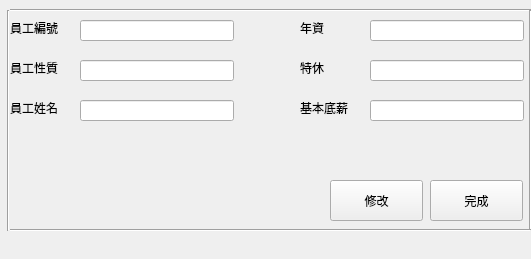
   <widget class="QWidget" name="Basic_set" native="true">
    <property name="geometry">
     <rect>
      <x>10</x>
      <y>540</y>
      <width>531</width>
      <height>259</height>
     </rect>
    </property>
    <widget class="QLineEdit" name="spectialdayoff">
     <property name="geometry">
      <rect>
       <x>370</x>
       <y>60</y>
       <width>154</width>
       <height>21</height>
      </rect>
     </property>
     <property name="text">
      <string/>
     </property>
    </widget>
    <widget class="QLineEdit" name="ename">
     <property name="geometry">
      <rect>
       <x>80</x>
       <y>100</y>
       <width>154</width>
       <height>21</height>
      </rect>
     </property>
     <property name="text">
      <string/>
     </property>
    </widget>
    <widget class="QLabel" name="label">
     <property name="geometry">
      <rect>
       <x>10</x>
       <y>20</y>
       <width>58</width>
       <height>16</height>
      </rect>
     </property>
     <property name="text">
      <string>員工編號</string>
     </property>
    </widget>
    <widget class="QLabel" name="label_2">
     <property name="geometry">
      <rect>
       <x>300</x>
       <y>20</y>
       <width>58</width>
       <height>16</height>
      </rect>
     </property>
     <property name="text">
      <string>年資</string>
     </property>
    </widget>
    <widget class="QLabel" name="label_3">
     <property name="geometry">
      <rect>
       <x>10</x>
       <y>60</y>
       <width>58</width>
       <height>16</height>
      </rect>
     </property>
     <property name="text">
      <string>員工性質</string>
     </property>
    </widget>
    <widget class="QLabel" name="label_4">
     <property name="geometry">
      <rect>
       <x>300</x>
       <y>60</y>
       <width>58</width>
       <height>16</height>
      </rect>
     </property>
     <property name="text">
      <string>特休</string>
     </property>
    </widget>
    <widget class="QLabel" name="label_5">
     <property name="geometry">
      <rect>
       <x>10</x>
       <y>100</y>
       <width>58</width>
       <height>16</height>
      </rect>
     </property>
     <property name="text">
      <string>員工姓名</string>
     </property>
    </widget>
    <widget class="QLabel" name="label_6">
     <property name="geometry">
      <rect>
       <x>300</x>
       <y>100</y>
       <width>58</width>
       <height>16</height>
      </rect>
     </property>
     <property name="text">
      <string>基本底薪</string>
     </property>
    </widget>
    <widget class="QLineEdit" name="seniority">
     <property name="enabled">
      <bool>true</bool>
     </property>
     <property name="geometry">
      <rect>
       <x>370</x>
       <y>20</y>
       <width>154</width>
       <height>21</height>
      </rect>
     </property>
     <property name="text">
      <string/>
     </property>
    </widget>
    <widget class="QLineEdit" name="eid">
     <property name="geometry">
      <rect>
       <x>80</x>
       <y>20</y>
       <width>154</width>
       <height>21</height>
      </rect>
     </property>
     <property name="text">
      <string/>
     </property>
    </widget>
    <widget class="QPushButton" name="pushButton">
     <property name="geometry">
      <rect>
       <x>330</x>
       <y>180</y>
       <width>93</width>
       <height>41</height>
      </rect>
     </property>
     <property name="text">
      <string>修改</string>
     </property>
    </widget>
    <widget class="QPushButton" name="pushButton_2">
     <property name="geometry">
      <rect>
       <x>430</x>
       <y>180</y>
       <width>93</width>
       <height>41</height>
      </rect>
     </property>
     <property name="text">
      <string>完成</string>
     </property>
    </widget>
    <widget class="QLineEdit" name="basicsalary_2">
     <property name="geometry">
      <rect>
       <x>370</x>
       <y>100</y>
       <width>154</width>
       <height>21</height>
      </rect>
     </property>
     <property name="text">
      <string/>
     </property>
    </widget>
    <widget class="QLineEdit" name="eproperty">
     <property name="geometry">
      <rect>
       <x>80</x>
       <y>60</y>
       <width>154</width>
       <height>21</height>
      </rect>
     </property>
     <property name="text">
      <string/>
     </property>
    </widget>
    <widget class="Line" name="line_2">
     <property name="geometry">
      <rect>
       <x>10</x>
       <y>0</y>
       <width>541</width>
       <height>20</height>
      </rect>
     </property>
     <property name="orientation">
      <enum>Qt::Horizontal</enum>
     </property>
    </widget>
    <widget class="Line" name="line_4">
     <property name="geometry">
      <rect>
       <x>0</x>
       <y>10</y>
       <width>16</width>
       <height>221</height>
      </rect>
     </property>
     <property name="orientation">
      <enum>Qt::Vertical</enum>
     </property>
    </widget>
    <widget class="Line" name="line_3">
     <property name="geometry">
      <rect>
       <x>520</x>
       <y>10</y>
       <width>20</width>
       <height>221</height>
      </rect>
     </property>
     <property name="orientation">
      <enum>Qt::Vertical</enum>
     </property>
    </widget>
    <widget class="Line" name="line_5">
     <property name="geometry">
      <rect>
       <x>10</x>
       <y>220</y>
       <width>521</width>
       <height>20</height>
      </rect>
     </property>
     <property name="orientation">
      <enum>Qt::Horizontal</enum>
     </property>
    </widget>
   </widget>
